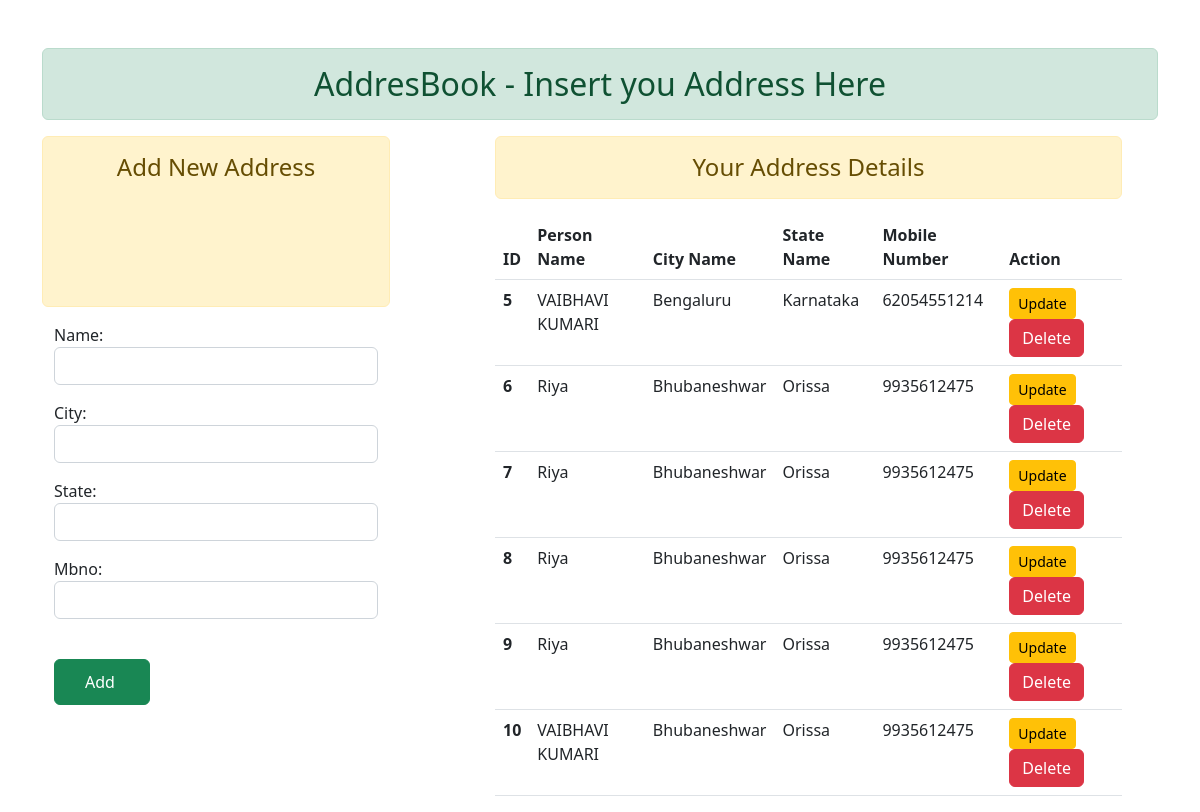
/home/, run on the app's committed database.
### Library/models.py (models this page shows)
class Address(models.Model):
    name = models.CharField(max_length=70)
    city = models.CharField(max_length=70)
    state = models.CharField(max_length=70)
    mbno = models.CharField(max_length=70)

### Library/views.py (the view)
# urls.py: path('home/', addata,name='addata'),
def addata(request):
    if request.method == 'POST':
        fm1 = AddressBook(request.POST)
        if fm1.is_valid():
            nm = fm1.cleaned_data['name']
            ct = fm1.cleaned_data['city']
            st = fm1.cleaned_data['state']
            mb = fm1.cleaned_data['mbno']
            make = Address(name=nm, city=ct, state=st, mbno=mb)
            make.save()
            fm1 = AddressBook()
    else:
        fm1 = AddressBook()
    result = Address.objects.all()
    return render(request,'project/index.html',{'form':fm1, 'result':result})

### Library/forms.py
class AddressBook(forms.ModelForm):
    class Meta:
        model = Address
        fields = ['name', 'city', 'state', 'mbno']
        widgets = {
            'name':forms.TextInput(attrs={'class':'form-control'}),
            'city':forms.TextInput(attrs={'class':'form-control'}),
            'state':forms.TextInput(attrs={'class':'form-control'}),
            'mbno':forms.TextInput(attrs={'class':'form-control'}),
        }

### templates/project/index.html (shortened to what this page needs)
{% extends 'project/base.html' %}
{% load static %}
{% block content %}
<div class="container">
<div class="row">
    <div class="row col-sm-4">
        <h4 class="text-center alert alert-warning">Add New Address</h4>
<form action="" method="POST">
   {{form.as_p}} <br>
   <input type="submit" class="btn btn-success" value="Add " style="margin-left: 0px; padding: 10px 30px;" >
</form>
</div>
<div class="col-sm-7 offset-1">
    <h4 class="text-center alert alert-warning"> Your Address Details</h4>
    {% if result %}
    <table class="table table-hover">
        <thead>
          <tr>
            <th scope="col">ID</th>
            <th scope="col">Person Name</th>
            <th scope="col">City Name</th>
            <th scope="col">State Name</th>
            <th scope="col">Mobile Number</th>
            <th scope="col">Action</th>
          </tr>
        </thead>
        <tbody>
            {% for st in result %}
          <tr>
            <th scope="row">{{st.id}}</th>
            <td>{{st.name}}</td>
            <td>{{st.city}}</td>
            <td>{{st.state}}</td>
            <td>{{st.mbno}}</td>
            <td>
                <a href="{% url 'Library:update_data' st.id %}" class="btn btn-warning btn-sm">Update</a>
                <form action=" {% url 'Library:delete_data' st.id %} " method="post"  style="display: inline;">{% csrf_token %}
                    <input type="submit" class="btn btn-danger" value="Delete">
                </form>
            </td>
          </tr>
         {% endfor %}
        </tbody>
      </table>
    {% else %}
    <h1 class="text-center alert alert-warning"> No data</h1>
    {% endif %}
</div>
</div>
</div>
{% endblock %}

### templates/project/base.html (shortened to what this page needs)
{%load static%}
<!DOCTYPE html>
<html lang="en">
<head>
	<link href="https://cdn.jsdelivr.net/npm/remixicon@2.5.0/fonts/remixicon.css" rel="stylesheet">
	<link rel="stylesheet"
  href="https://unpkg.com/boxicons@latest/css/boxicons.min.css">
  <link rel="stylesheet" href="https://cdnjs.cloudflare.com/ajax/libs/twitter-bootstrap/5.2.0/css/bootstrap.min.css">
  <link rel="stylesheet" href="https://cdnjs.cloudflare.com/ajax/libs/font-awesome/4.7.0/css/font-awesome.min.css">
  <link rel="stylesheet" href="https://cdnjs.cloudflare.com/ajax/libs/font-awesome/5.15.2/css/all.min.css"/>
</head>
<body>
<div class="container mt-5">
  <h2 class="text-center alert alert-success">
    AddresBook - Insert you Address Here
  </h2>
  {% block content %}    {% endblock content %}
</div>
</body>
</html>

### data on the page
Address: id "5", name "VAIBHAVI KUMARI", city "Bengaluru", state "Karnataka", mbno "62054551214"
Address: id "6", name "Riya", city "Bhubaneshwar", state "Orissa", mbno "9935612475"
Address: id "7", name "Riya", city "Bhubaneshwar", state "Orissa", mbno "9935612475"
Address: id "8", name "Riya", city "Bhubaneshwar", state "Orissa", mbno "9935612475"
Address: id "9", name "Riya", city "Bhubaneshwar", state "Orissa", mbno "9935612475"
Address: id "10", name "VAIBHAVI KUMARI", city "Bhubaneshwar", state "Orissa", mbno "9935612475"
